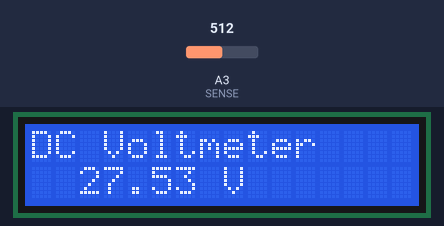
Bench run of a sketch on a simulated Arduino Nano, built with avr-gcc and run on an emulated ATmega328P. On the bench: 16×2 character LCD. The inputs (shaded band) are chosen by the test bench; at power-on: A3 (SENSE) = 512.

Above: at 1.2 s.
1.3 s: A3 (SENSE) set to 923
At 2.6 s:
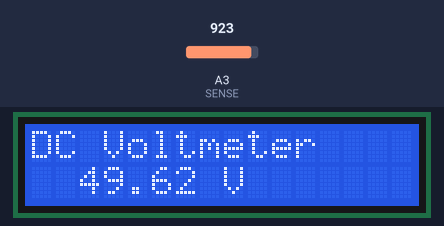
2.9 s: A3 (SENSE) set to 942
At 3.7 s:
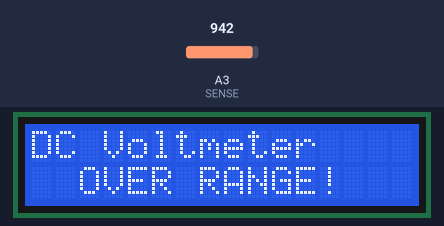
4.5 s: A3 (SENSE) set to 900
At 5.4 s:
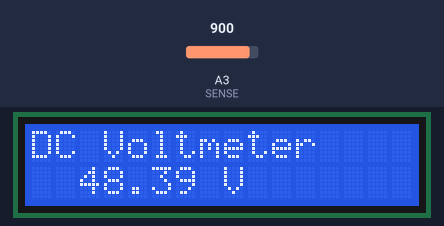
6.1 s: A3 (SENSE) set to 1023
At 7.4 s:
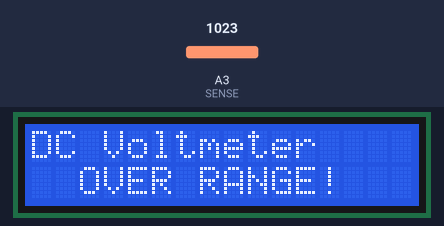
Timing chart, 0 to 8.8 s (numbered marks = the images above; inputs shaded):
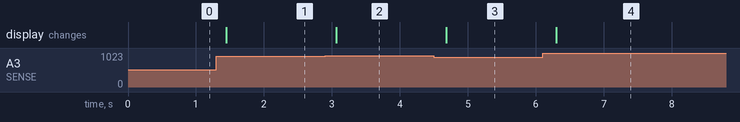

Measured:
- the behaviour switches between 930 and 931 on A3 (SENSE) (found by bisection; images 1 and 2)
- after the input at 1.3 s, the display: changes after 0.15 s (image 1)
- after the input at 2.9 s, the display: changes after 0.17 s (image 2)
- after the input at 4.5 s, the display: changes after 0.18 s (image 3)
- after the input at 6.1 s, the display: changes after 0.20 s (image 4)

The sketch:

voltmeter_nano_lcd1602.ino
```cpp
// Reads an analog voltage through a resistor divider, averages samples, converts to the actual input voltage, and displays the result or warnings on an I2C LCD1602.
//
// Full tutorial: https://shillehtek.com/blogs/news/arduino-nano-lcd1602-50v-dc-voltmeter
// Parts used: https://shillehtek.com/products/arduino-nano-v3-presoldered-ch340g-atmega328p
//             https://shillehtek.com/products/shillehtek-lcd1602-16x2-character-display-module
//             https://shillehtek.com/products/pcf8574-i2c-serial-interface-adapter-module-for-1602-2004-lcd
// More examples: https://github.com/shillehbean/shillehtek-examples
//

#include <LiquidCrystal_I2C.h>
LiquidCrystal_I2C lcd(0x27, 16, 2);

const int   SENSE = A3;
const float R1 = 100000.0, R2 = 10000.0;   // probe -> R1 -> A3 -> R2 -> GND
const float VREF = 5.00;                   // measure your 5V pin and type the real value here
const float MAX_V = 50.0;                  // over-range warning
const int   SAMPLES = 32;

float readVolts() {
  long sum = 0;
  for (int i = 0; i < SAMPLES; i++) sum += analogRead(SENSE);   // average out noise
  float vPin = (sum / (float)SAMPLES) * VREF / 1023.0;
  return vPin * (R1 + R2) / R2;                                  // undo the divider
}

void setup() {
  lcd.init(); lcd.backlight();
  lcd.print("DC Voltmeter");
}

void loop() {
  float v = readVolts();
  lcd.setCursor(0, 1);
  if (v > MAX_V)      lcd.print("  OVER RANGE!   ");
  else if (v < 0.05)  lcd.print("  0.00 V        ");        // ignore floating-input noise
  else { lcd.print("  "); lcd.print(v, 2); lcd.print(" V        "); }
  delay(250);
}
```
